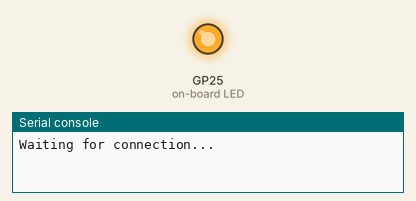
Simulated run of this program. Board: Raspberry Pi Pico running MicroPython. On the bench: output pins drawn as LEDs (lit = HIGH), the last lines printed to the serial console. WiFi joins after 1.5 s. At 2.6 s the program stops and its outputs stay as they are.

Above: at 0.25 s.
At 2.6 s:
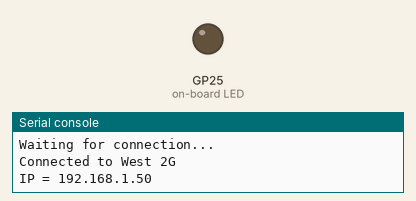
Timing chart, 0 to 4.1 s (numbered marks = the images above):
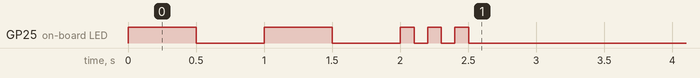

The program:

connect_wlan.py
```python
import time
import network
from picozero import pico_led

ssid = 'West 2G'
password = 'fudgiemilkyway204'

wlan = network.WLAN(network.STA_IF)
wlan.active(True)
wlan.connect(ssid, password)

# Wait for connect or fail
max_wait = 10
pico_led.blink(on_time=0.5)
while max_wait > 0:
    if wlan.status() < 0 or wlan.status() >= 3:
        break
    max_wait -= 1
    print('Waiting for connection...')
    time.sleep(1)

# Handle connection error
if wlan.status() != 3:
    raise RuntimeError('Network connection failed with status {}'.format(wlan.status()))
else:
    print('Connected to {}'.format(ssid))
    status = wlan.ifconfig()
    print('IP = ' + status[0])
    pico_led.blink(on_time=0.1, off_time=0.1, n=3, wait=True)
```

Measured:
- by itself, GP25 (on-board LED): LOW → HIGH at 0.00 s, → LOW 0.50 s later, → HIGH 0.50 s later, → LOW 0.50 s later, … (10 changes in this stretch)
